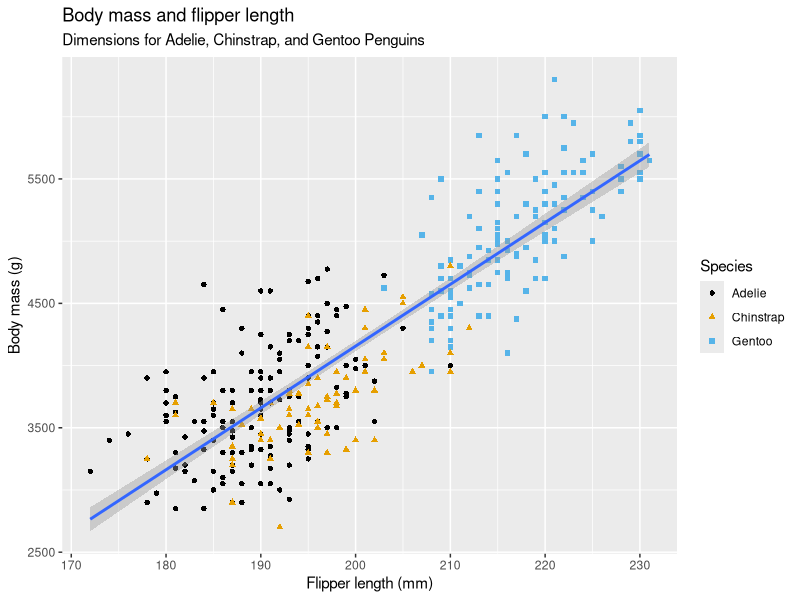
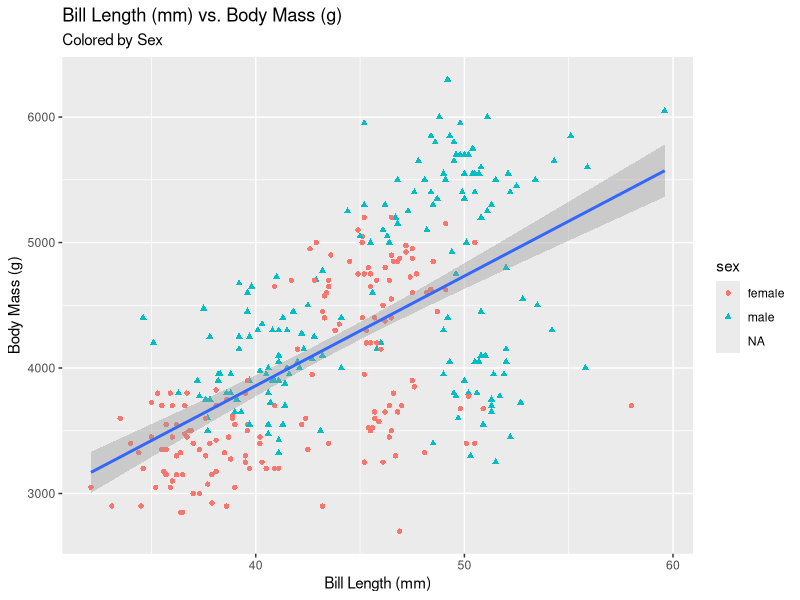
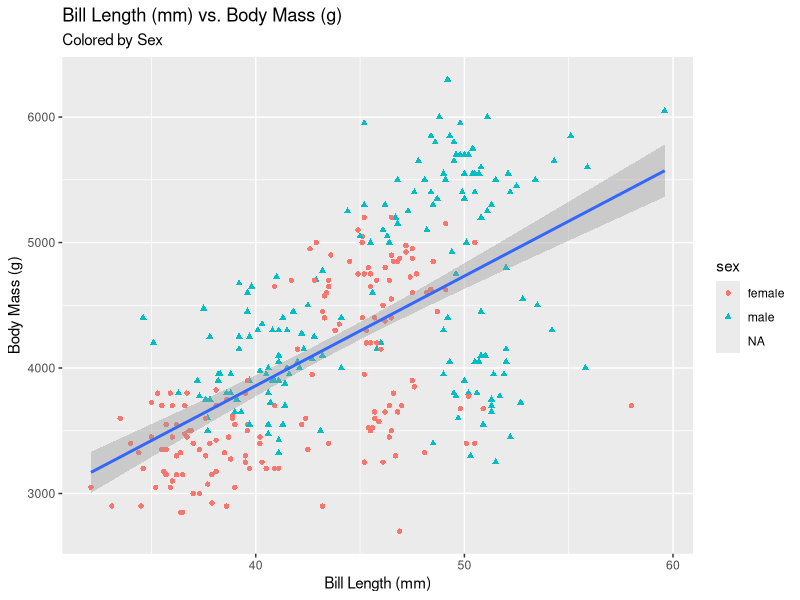

The R source for these figures, in order:
## ---- chunk 1
## Note that this code chunk will not appear in your knitted file because of the option `include=FALSE`
## First, we load packages we need.If you get an error, make sure you have these installed by running the following code. You only need to install once, but you must load packages every time you start a new session.
#install.packages("tidyverse")
#install.packages("palmerpenguins")
#install.packages('ggthemes')
library(tidyverse)
library(palmerpenguins)
library(ggthemes)
## ---- chunk 2
data(penguins)
## ---- chunk 3
glimpse(penguins)
## ---- chunk 4
ggplot(
  data = penguins,
  mapping = aes(x = flipper_length_mm, y = body_mass_g)
) +
  geom_point(aes(color = species, shape = species)) +
  geom_smooth(method = "lm") +
  labs(
    title = "Body mass and flipper length",
    subtitle = "Dimensions for Adelie, Chinstrap, and Gentoo Penguins",
    x = "Flipper length (mm)", y = "Body mass (g)",
    color = "Species", shape = "Species"
  ) +
  scale_color_colorblind()
## ---- chunk 5
ggplot(data=penguins,
       mapping = aes(x=bill_length_mm, y=body_mass_g),
       ) +
  geom_point(mapping = aes(color=sex, shape=sex)) +
  geom_smooth(method="lm")+
  labs(
    title="Bill Length (mm) vs. Body Mass (g)",
    subtitle = "Colored by Sex",
    x = "Bill Length (mm)", y = "Body Mass (g)"
  )
## ---- chunk 6
ggplot(data=penguins,
       mapping = aes(x=bill_length_mm, y=body_mass_g),
       ) +
  geom_point(mapping = aes(color=sex, shape=sex)) +
  geom_smooth(method="lm")+
  labs(
    title="Bill Length (mm) vs. Body Mass (g)",
    subtitle = "Colored by Sex",
    x = "Bill Length (mm)", y = "Body Mass (g)"
  )
